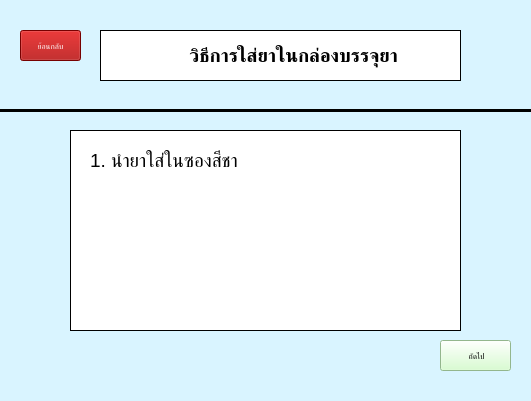
<?xml version="1.0" encoding="UTF-8"?>
<ui version="4.0">
 <class>med_pack</class>
 <widget class="QMainWindow" name="med_pack">
  <property name="geometry">
   <rect>
    <x>0</x>
    <y>0</y>
    <width>531</width>
    <height>401</height>
   </rect>
  </property>
  <property name="font">
   <font>
    <pointsize>10</pointsize>
   </font>
  </property>
  <property name="windowTitle">
   <string>วิธีการใส่ยา</string>
  </property>
  <property name="styleSheet">
   <string notr="true">background-color: rgb(217, 244, 255)</string>
  </property>
  <property name="toolButtonStyle">
   <enum>Qt::ToolButtonIconOnly</enum>
  </property>
  <widget class="QWidget" name="centralwidget">
   <widget class="QLabel" name="packMed_label">
    <property name="geometry">
     <rect>
      <x>100</x>
      <y>30</y>
      <width>361</width>
      <height>51</height>
     </rect>
    </property>
    <property name="font">
     <font>
      <pointsize>14</pointsize>
      <weight>75</weight>
      <bold>true</bold>
     </font>
    </property>
    <property name="styleSheet">
     <string notr="true">background-color: rgb(255, 255, 255);</string>
    </property>
    <property name="frameShape">
     <enum>QFrame::Box</enum>
    </property>
    <property name="lineWidth">
     <number>1</number>
    </property>
    <property name="text">
     <string>     วิธีการใส่ยาในกล่องบรรจุยา</string>
    </property>
    <property name="textFormat">
     <enum>Qt::AutoText</enum>
    </property>
    <property name="scaledContents">
     <bool>false</bool>
    </property>
    <property name="alignment">
     <set>Qt::AlignCenter</set>
    </property>
    <property name="wordWrap">
     <bool>true</bool>
    </property>
   </widget>
   <widget class="QLabel" name="pack_icon_label">
    <property name="geometry">
     <rect>
      <x>110</x>
      <y>40</y>
      <width>31</width>
      <height>31</height>
     </rect>
    </property>
    <property name="font">
     <font>
      <pointsize>24</pointsize>
      <weight>75</weight>
      <bold>true</bold>
     </font>
    </property>
    <property name="styleSheet">
     <string notr="true">background-color: rgb(255, 255, 255);</string>
    </property>
    <property name="frameShape">
     <enum>QFrame::NoFrame</enum>
    </property>
    <property name="lineWidth">
     <number>1</number>
    </property>
    <property name="text">
     <string/>
    </property>
    <property name="textFormat">
     <enum>Qt::AutoText</enum>
    </property>
    <property name="pixmap">
     <pixmap resource="../Resources/resources.qrc">:/icons/istockphoto-1263011147-170667a.jpg</pixmap>
    </property>
    <property name="scaledContents">
     <bool>true</bool>
    </property>
    <property name="alignment">
     <set>Qt::AlignCenter</set>
    </property>
    <property name="wordWrap">
     <bool>true</bool>
    </property>
   </widget>
   <widget class="QPushButton" name="pack_back_pushButton">
    <property name="geometry">
     <rect>
      <x>20</x>
      <y>30</y>
      <width>61</width>
      <height>31</height>
     </rect>
    </property>
    <property name="font">
     <font>
      <pointsize>6</pointsize>
     </font>
    </property>
    <property name="styleSheet">
     <string notr="true">color: rgb(255, 255, 255);
background-color: rgb(166, 0, 0)</string>
    </property>
    <property name="text">
     <string>ย้อนกลับ</string>
    </property>
   </widget>
   <widget class="QFrame" name="frame">
    <property name="geometry">
     <rect>
      <x>70</x>
      <y>130</y>
      <width>391</width>
      <height>201</height>
     </rect>
    </property>
    <property name="styleSheet">
     <string notr="true">background-color: rgb(255, 255, 255);</string>
    </property>
    <property name="frameShape">
     <enum>QFrame::Box</enum>
    </property>
    <property name="frameShadow">
     <enum>QFrame::Plain</enum>
    </property>
    <widget class="QLabel" name="step_label">
     <property name="geometry">
      <rect>
       <x>20</x>
       <y>10</y>
       <width>241</width>
       <height>41</height>
      </rect>
     </property>
     <property name="font">
      <font>
       <pointsize>14</pointsize>
      </font>
     </property>
     <property name="text">
      <string>1. นำยาใส่ในซองสีชา</string>
     </property>
    </widget>
    <widget class="QLabel" name="img_label">
     <property name="geometry">
      <rect>
       <x>120</x>
       <y>80</y>
       <width>141</width>
       <height>81</height>
      </rect>
     </property>
     <property name="text">
      <string/>
     </property>
     <property name="pixmap">
      <pixmap resource="../Resources/resources.qrc">:/image/med_pack1_img.png</pixmap>
     </property>
     <property name="scaledContents">
      <bool>true</bool>
     </property>
     <property name="alignment">
      <set>Qt::AlignCenter</set>
     </property>
    </widget>
   </widget>
   <widget class="QPushButton" name="next_pushButton">
    <property name="geometry">
     <rect>
      <x>440</x>
      <y>340</y>
      <width>71</width>
      <height>31</height>
     </rect>
    </property>
    <property name="font">
     <font>
      <pointsize>6</pointsize>
     </font>
    </property>
    <property name="styleSheet">
     <string notr="true">background-color: rgb(206, 255, 197);</string>
    </property>
    <property name="text">
     <string> ถัดไป</string>
    </property>
    <property name="icon">
     <iconset resource="../Resources/resources.qrc">
      <normaloff>:/icons/next_icon.png</normaloff>:/icons/next_icon.png</iconset>
    </property>
    <property name="iconSize">
     <size>
      <width>20</width>
      <height>30</height>
     </size>
    </property>
   </widget>
   <widget class="Line" name="line_2">
    <property name="geometry">
     <rect>
      <x>-10</x>
      <y>100</y>
      <width>551</width>
      <height>20</height>
     </rect>
    </property>
    <property name="frameShadow">
     <enum>QFrame::Plain</enum>
    </property>
    <property name="lineWidth">
     <number>3</number>
    </property>
    <property name="orientation">
     <enum>Qt::Horizontal</enum>
    </property>
   </widget>
  </widget>
 </widget>
 <resources>
  <include location="../Resources/resources.qrc"/>
 </resources>
 <connections/>
</ui>
